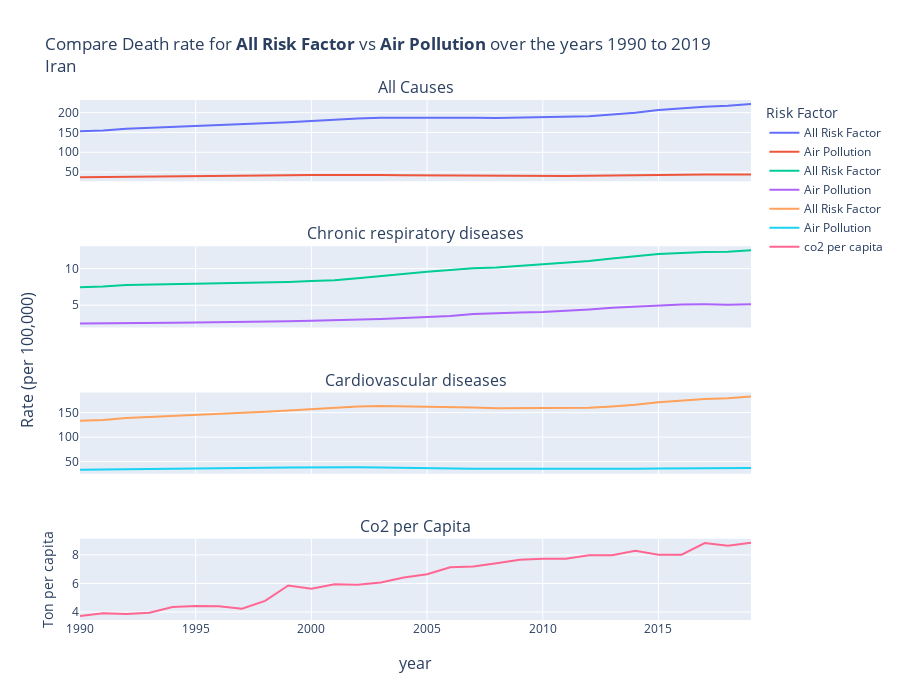

The cell this chart's notebook holds for it:
### Code cell
iran_df = cause_df[cause_df.location_clean=="IRN"]
co2 = co2_df[co2_df.iso_code=="IRN"]
draw_plot(iran_df, co2, "Iran")

### Figure 1 — Plotly figure (JSON) as saved in the notebook; plotly's stock layout.template omitted (floating-point values rounded to 4 significant figures)
{"data": [{"mode": "lines", "name": "All Risk Factor", "type": "scatter", "x": [1990, 1991, 1992, 1993, 1994, 1995, 1996, 1997, 1998, 1999, 2000, 2001, 2002, 2003, 2004, 2005, 2006, 2007, 2008, 2009, 2010, 2011, 2012, 2013, 2014, 2015, 2016, 2017, 2018, 2019], "xaxis": "x", "y": [153.0, 155.0, 159.3, 161.5, 163.5, 165.6, 167.9, 170.6, 172.9, 175.9, 179.2, 182.5, 185.5, 187.2, 187.4, 187.9, 188.3, 187.5, 186.7, 188.1, 189.1, 189.7, 191.3, 195.4, 200.0, 206.7, 211.0, 215.2, 217.3, 221.8], "yaxis": "y"}, {"mode": "lines", "name": "Air Pollution", "type": "scatter", "x": [1990, 1991, 1992, 1993, 1994, 1995, 1996, 1997, 1998, 1999, 2000, 2001, 2002, 2003, 2004, 2005, 2006, 2007, 2008, 2009, 2010, 2011, 2012, 2013, 2014, 2015, 2016, 2017, 2018, 2019], "xaxis": "x", "y": [37.09, 37.42, 38.3, 38.74, 39.12, 39.55, 40.02, 40.63, 41.17, 41.82, 42.46, 42.91, 42.81, 42.42, 41.71, 41.27, 41.11, 40.92, 40.81, 40.95, 40.81, 40.37, 40.48, 41.27, 42.09, 43.29, 43.57, 43.69, 43.65, 44.16], "yaxis": "y"}, {"mode": "lines", "name": "All Risk Factor", "type": "scatter", "x": [1990, 1991, 1992, 1993, 1994, 1995, 1996, 1997, 1998, 1999, 2000, 2001, 2002, 2003, 2004, 2005, 2006, 2007, 2008, 2009, 2010, 2011, 2012, 2013, 2014, 2015, 2016, 2017, 2018, 2019], "xaxis": "x2", "y": [7.457, 7.546, 7.769, 7.817, 7.883, 7.962, 7.994, 8.045, 8.085, 8.188, 8.311, 8.424, 8.695, 9.013, 9.329, 9.569, 9.814, 10.07, 10.18, 10.4, 10.57, 10.83, 11.04, 11.39, 11.69, 12.0, 12.16, 12.29, 12.31, 12.52], "yaxis": "y2"}, {"mode": "lines", "name": "Air Pollution", "type": "scatter", "x": [1990, 1991, 1992, 1993, 1994, 1995, 1996, 1997, 1998, 1999, 2000, 2001, 2002, 2003, 2004, 2005, 2006, 2007, 2008, 2009, 2010, 2011, 2012, 2013, 2014, 2015, 2016, 2017, 2018, 2019], "xaxis": "x2", "y": [2.486, 2.492, 2.53, 2.552, 2.579, 2.629, 2.653, 2.676, 2.714, 2.776, 2.863, 2.916, 2.989, 3.108, 3.229, 3.362, 3.522, 3.766, 3.934, 4.0, 4.072, 4.201, 4.398, 4.623, 4.774, 4.973, 5.09, 5.107, 5.062, 5.13], "yaxis": "y2"}, {"mode": "lines", "name": "All Risk Factor", "type": "scatter", "x": [1990, 1991, 1992, 1993, 1994, 1995, 1996, 1997, 1998, 1999, 2000, 2001, 2002, 2003, 2004, 2005, 2006, 2007, 2008, 2009, 2010, 2011, 2012, 2013, 2014, 2015, 2016, 2017, 2018, 2019], "xaxis": "x3", "y": [133.3, 135.0, 138.8, 140.8, 142.7, 144.7, 146.8, 149.3, 151.5, 154.3, 157.2, 159.9, 162.4, 163.4, 162.8, 162.5, 162.0, 160.6, 159.1, 159.6, 159.7, 159.2, 159.8, 162.6, 165.9, 171.1, 174.5, 177.9, 179.2, 182.7], "yaxis": "y3"}, {"mode": "lines", "name": "Air Pollution", "type": "scatter", "x": [1990, 1991, 1992, 1993, 1994, 1995, 1996, 1997, 1998, 1999, 2000, 2001, 2002, 2003, 2004, 2005, 2006, 2007, 2008, 2009, 2010, 2011, 2012, 2013, 2014, 2015, 2016, 2017, 2018, 2019], "xaxis": "x3", "y": [33.47, 33.78, 34.59, 34.99, 35.33, 35.69, 36.11, 36.69, 37.19, 37.77, 38.29, 38.65, 38.47, 37.94, 37.08, 36.47, 36.09, 35.61, 35.26, 35.25, 34.96, 34.33, 34.17, 34.64, 35.22, 36.13, 36.26, 36.33, 36.3, 36.69], "yaxis": "y3"}, {"mode": "lines", "name": "co2 per capita", "type": "scatter", "x": [1990, 1991, 1992, 1993, 1994, 1995, 1996, 1997, 1998, 1999, 2000, 2001, 2002, 2003, 2004, 2005, 2006, 2007, 2008, 2009, 2010, 2011, 2012, 2013, 2014, 2015, 2016, 2017, 2018, 2019], "xaxis": "x4", "y": [3.725, 3.918, 3.861, 3.945, 4.354, 4.42, 4.395, 4.23, 4.776, 5.856, 5.625, 5.941, 5.91, 6.072, 6.41, 6.644, 7.138, 7.186, 7.413, 7.666, 7.724, 7.736, 7.979, 7.978, 8.286, 8.009, 8.011, 8.829, 8.645, 8.845], "yaxis": "y4"}], "layout": {"annotations": [{"font": {"size": 16}, "showarrow": false, "text": "All Causes", "x": 0.5, "xanchor": "center", "xref": "paper", "y": 1, "yanchor": "bottom", "yref": "paper"}, {"font": {"size": 16}, "showarrow": false, "text": "Chronic respiratory diseases", "x": 0.5, "xanchor": "center", "xref": "paper", "y": 0.7188, "yanchor": "bottom", "yref": "paper"}, {"font": {"size": 16}, "showarrow": false, "text": "Cardiovascular diseases", "x": 0.5, "xanchor": "center", "xref": "paper", "y": 0.4375, "yanchor": "bottom", "yref": "paper"}, {"font": {"size": 16}, "showarrow": false, "text": "Co2 per Capita", "x": 0.5, "xanchor": "center", "xref": "paper", "y": 0.1562, "yanchor": "bottom", "yref": "paper"}, {"font": {"size": 16}, "showarrow": false, "text": "year", "x": 0.5, "xanchor": "center", "xref": "paper", "y": 0, "yanchor": "top", "yref": "paper", "yshift": -30}, {"font": {"size": 16}, "showarrow": false, "text": "Rate (per 100,000)", "textangle": -90, "x": 0, "xanchor": "right", "xref": "paper", "xshift": -40, "y": 0.5, "yanchor": "middle", "yref": "paper"}], "height": 700, "hovermode": "x", "legend": {"title": {"text": "Risk Factor"}}, "title": {"text": "Compare Death rate for <b>All Risk Factor</b> vs <b>Air Pollution</b> over the years 1990 to 2019<br>Iran"}, "xaxis": {"anchor": "y", "domain": [0, 1], "matches": "x4", "showticklabels": false}, "xaxis2": {"anchor": "y2", "domain": [0, 1], "matches": "x4", "showticklabels": false}, "xaxis3": {"anchor": "y3", "domain": [0, 1], "matches": "x4", "showticklabels": false}, "xaxis4": {"anchor": "y4", "domain": [0, 1]}, "yaxis": {"anchor": "x", "domain": [0.8438, 1]}, "yaxis2": {"anchor": "x2", "domain": [0.5625, 0.7188]}, "yaxis3": {"anchor": "x3", "domain": [0.2812, 0.4375]}, "yaxis4": {"anchor": "x4", "domain": [0, 0.1562], "title": {"text": "Ton per capita"}}}}
